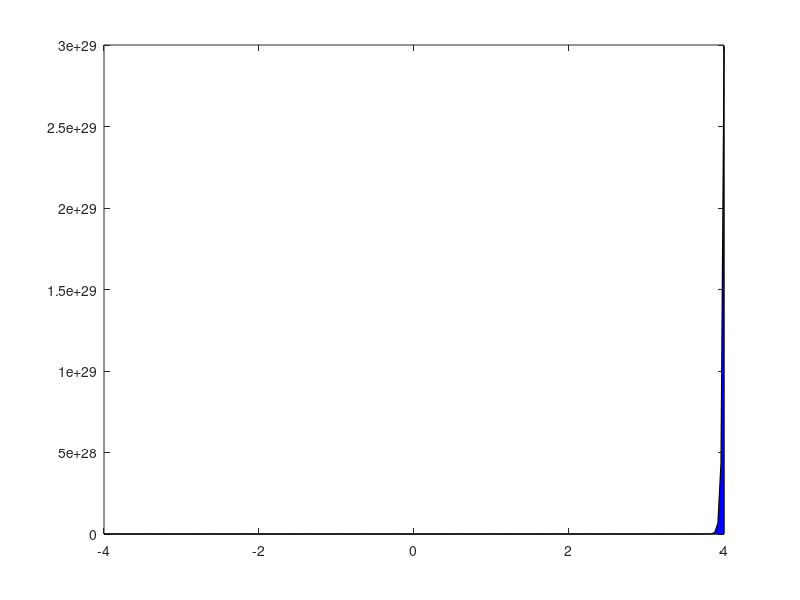

Source code (MATLAB):
clear all; close all;tic
a = -4.0; b = 4.0; n = 100; h = (b-a)/(2*n); x = a:h:b; 
f = @(x) exp(-x.^2); %\int(3*t^2*exp(t^3))dt = exp(t^3)
y = f(x);
i = 0:2*n;
coeff = 3 + (-1).^(i+1);
coeff(1) = 1; coeff(end) = 1;
AreaSimpson = (h/3)*sum(coeff.*y)
##
y = 3*x.^2.*exp(x.^3);
%plot(x,y,'b-','linewidth',2)
figure(1); clf;
area(x,y,'FaceColor','blue')
format long
AreaSimpson^2
error = 100*(abs(pi - AreaSimpson^2))/pi
toc
